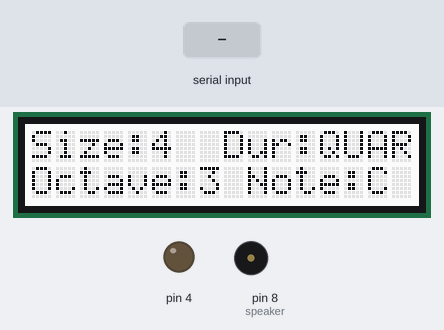
The sketch below on a simulated Arduino Uno, built with avr-gcc and run on an emulated ATmega328P. On the bench: 16×2 character LCD, output pins drawn as LEDs (lit = HIGH), buzzer (waves = sounding). Inputs (shaded band) come from the test bench.

Above: at 6.3 s.
6.4 s: "CHOOSE" received over Serial
At 7.9 s:
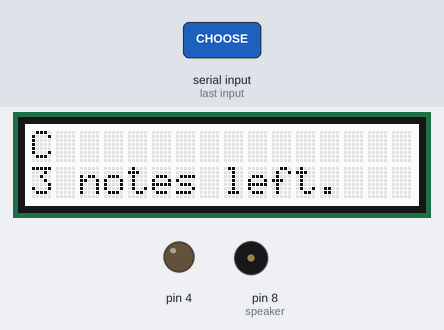
9.4 s: "ERASE" received over Serial
At 10.03 s:
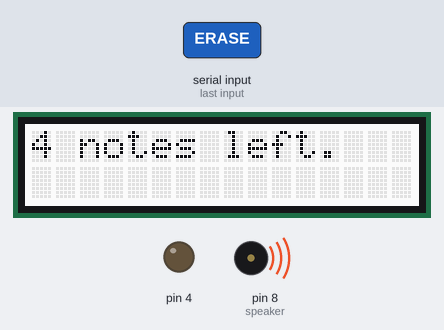
11.7 s: "REST" received over Serial
At 12.7 s:
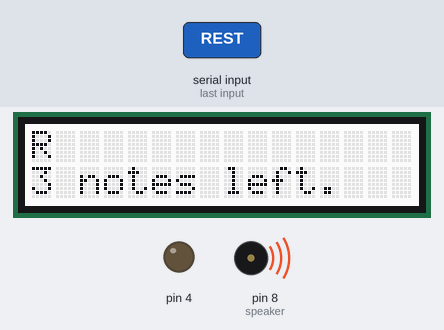
14.4 s: "EIGHTH" received over Serial
At 15.9 s:
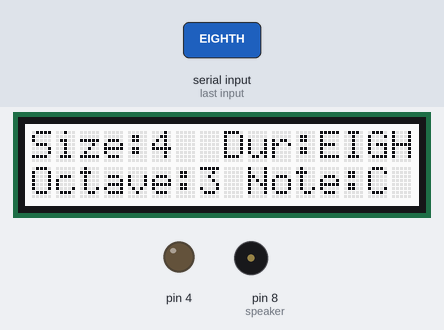
16.4 s: "F" received over Serial
At 17.6 s:
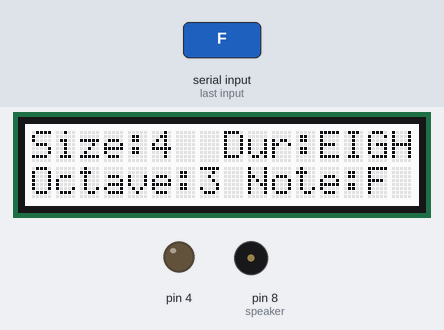
18.5 s: "QUARTER" received over Serial
At 20.2 s:
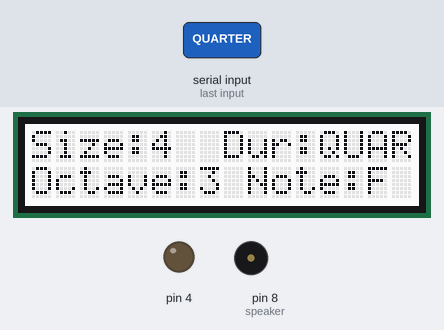
Timing chart, 0 to 21.7 s (numbered marks = the images above; inputs shaded):
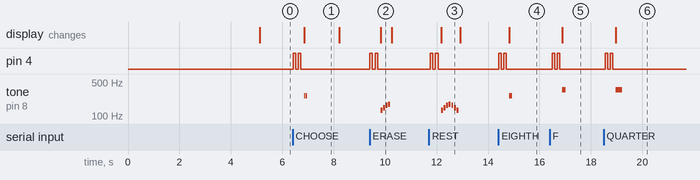

The sketch:

test1.ino
```cpp
#include <rgb_lcd.h>
#include <Wire.h>
#include "pitches.h"
rgb_lcd lcd;

const int reg[7][7] =  {{ NOTE_B0, NOTE_C1, NOTE_D1, NOTE_E1, NOTE_F1, NOTE_G1, NOTE_A1 },
                        { NOTE_B1, NOTE_C2, NOTE_D2, NOTE_E2, NOTE_F2, NOTE_G2, NOTE_A2 },
                        { NOTE_B2, NOTE_C3, NOTE_D3, NOTE_E3, NOTE_F3, NOTE_G3, NOTE_A3 },
                        { NOTE_B3, NOTE_C4, NOTE_D4, NOTE_E4, NOTE_F4, NOTE_G4, NOTE_A4 },
                        { NOTE_B4, NOTE_C5, NOTE_D5, NOTE_E5, NOTE_F5, NOTE_G5, NOTE_A5 },
                        { NOTE_B5, NOTE_C6, NOTE_D6, NOTE_E6, NOTE_F6, NOTE_G6, NOTE_A6 },
                        { NOTE_B6, NOTE_C7, NOTE_D7, NOTE_E7, NOTE_F7, NOTE_G7, NOTE_A7 }};

const int sharp[7][5] = {{ NOTE_CS1, NOTE_DS1, NOTE_FS1, NOTE_GS1, NOTE_AS1 },
                         { NOTE_CS2, NOTE_DS2, NOTE_FS2, NOTE_GS2, NOTE_AS2 },
                         { NOTE_CS3, NOTE_DS3, NOTE_FS3, NOTE_GS3, NOTE_AS3 },
                         { NOTE_CS4, NOTE_DS4, NOTE_FS4, NOTE_GS4, NOTE_AS4 },
                         { NOTE_CS5, NOTE_DS5, NOTE_FS5, NOTE_GS5, NOTE_AS5 },
                         { NOTE_CS6, NOTE_DS6, NOTE_FS6, NOTE_GS6, NOTE_AS6 },
                         { NOTE_CS7, NOTE_DS7, NOTE_FS7, NOTE_GS7, NOTE_AS7 }};

char myChar;
String myString = "";
int octave = 3;
int loopSize = 4;
int speaker = 8;
String duration = "QUARTER";
String currNote = "C";
int noteVal = NOTE_C3;
int durVal = 250;
int notes[100];
int dur[100];
int noteInd = 0;


void setup() {
  Serial.begin(9600);
  lcd.begin(16,2);
  lcd.setRGB(255, 255, 255);
  pinMode(4, OUTPUT);
  lcd.print("Vaughn's Music");
  lcd.setCursor(0,1);
  lcd.print("Box V 2.0");
  delay(5000); // need to replace with a cool intro song
  lcd.clear();
  lcd.setCursor(0,0);
  showValues();
}

void loop() {

  if (Serial.available() > 0) {
    digitalWrite(4, HIGH);
    delay(100);
    digitalWrite(4, LOW);
    delay(100);
    digitalWrite(4, HIGH);
    delay(100);
    digitalWrite(4, LOW);
    delay(100);
    while (Serial.available() > 0) { myString += char(Serial.read()); }
  }

  // process String
  //
  // eighth, quarter, half, full = durations
  // S1-30 = loopSize
  // O1-7 = octave
  // Regular notes: B, C, D, E, F, G, A
  // Sharp notes: #C, #D, #F, #G, #A
  // choose = choose button
  // listen = listen button

  // handle size input
  if (myString.charAt(0) == 'S') {
    loopSize = myString.substring(1).toInt(); updateSize(); myString = "";
    resetSong();
    playDiddy1(loopSize);
    noteInd = 0;
  }

  // handle octave input
  else if (myString.charAt(0) == 'O') {
    octave = int(myString.charAt(1)) - 48;
    updateOct(); listenTo(noteVal);
    myString = "";
  }

  // choose button
  else if (myString.equals("CHOOSE")) { addNote(0); myString = ""; }

  // quit button
  else if (myString.equals("QUIT")) { myString = ""; }

  // preview button
  else if (myString.equals("PREV")) { playLoopOnce(); myString = ""; }

  else if (myString.equals("ERASE")) { eraseNote(); myString = ""; }

  // rest button
  else if (myString.equals("REST")) { addNote(1); myString = ""; }

  else if (myString.equals("CLEAR")) { resetSong(); myString = ""; }

  // durations
  else if (myString.equals("EIGHTH") || myString.equals("QUARTER") || myString.equals("HALF") || myString.equals("FULL") || myString.equals("IXTH")) {
    duration = myString; updateDur(); listenTo(noteVal); myString = "";
  }

  // new note was chosen
  else { if (!myString.equals("") && myString.length() < 4) { currNote = myString; noteVal = getNote(currNote); updateNote(); listenTo(noteVal); myString = ""; }}

  delay(100);
}

void eraseNote() {
  if (noteInd == 0) { notes[0] = 0; dur[0] = 0; }
  else if (noteInd > 0) { notes[noteInd] = 0; dur[noteInd] = 0; noteInd--; }
  lcd.clear();
  lcd.setCursor(0,0);
  lcd.print(loopSize - noteInd);
  lcd.print(" notes left.");
  playDiddy2();
  lcd.clear();
  showValues();
}

// 0 for notes, 1 for rest
void addNote(int type) {
  if (type == 1) { notes[noteInd] = 0; }
  else { notes[noteInd] = noteVal; }
  dur[noteInd] = durVal;
  noteInd++;
  lcd.clear();
  lcd.setCursor(0,0);
  if (type == 1) { lcd.print("R"); }
  else { lcd.print(currNote); }
  lcd.setCursor(0,4);
  lcd.print(duration);
  lcd.setCursor(0,1);
  lcd.print(loopSize - noteInd);
  lcd.print(" notes left.");
  if (type == 1) { playDiddy3(); }
  else {
    tone(speaker, noteVal, 50);
    delay(75);
    tone(speaker, noteVal, 50);
    delay(1250);
  }
  if (noteInd >= loopSize) { playLoop(); }
  lcd.clear();
  showValues();
}

void updateDur() {
  lcd.setCursor(8,0);
  lcd.print("Dur:");
  lcd.print(duration.substring(0, 4));
  switch (duration.charAt(0)) {
    case 'E': durVal = 125; break;
    case 'Q': durVal = 250; break;
    case 'H': durVal = 500; break;
    case 'F': durVal = 1000; break;
    case 'I': durVal = 63; break;
  }
}

void playLoopOnce() {
  for (int i = 0; i < noteInd; i++) {
    if (notes[i] == 0) { delay(dur[i] * 1.3); }
    else { tone(speaker, notes[i], dur[i]); delay(dur[i] * 1.3); }
  }
}

void updateOct() {
  noteVal = getNote(currNote);
  lcd.setCursor(0,1);
  lcd.print("Octave:");
  lcd.print(octave);
}

void updateSize() {
  lcd.setCursor(0,0);
  lcd.print("Size:");
  lcd.print(loopSize);
  lcd.print(" ");
}
void updateNote() {
  lcd.setCursor(9, 1);
  lcd.print("Note:");
  lcd.print(currNote);
  lcd.print(" ");
}

void showValues() {
  updateDur();
  updateOct();
  updateSize();
  updateNote();
}

void playDiddy1(int amount) {
  for (int i = 0; i < amount; i++) {
    if (i % 4 == 0) tone(speaker, NOTE_C3, 75);
    else if (i % 4 == 1) tone(speaker, NOTE_F3, 75);
    else if (i % 4 == 2) tone(speaker, NOTE_E3, 75);
    else tone(speaker, NOTE_D3, 75);
    delay (100);
  }
}

void playDiddy2() {
  tone(speaker, NOTE_C3, 75); delay (100);
  tone(speaker, NOTE_D3, 75); delay (100);
  tone(speaker, NOTE_E3, 75); delay (100);
  tone(speaker, NOTE_F3, 75); delay (100);
}

void playDiddy3() {
  tone(speaker, NOTE_C3, 75); delay (100);
  tone(speaker, NOTE_D3, 75); delay (100);
  tone(speaker, NOTE_E3, 75); delay (100);
  tone(speaker, NOTE_F3, 75); delay (100);
  tone(speaker, NOTE_E3, 75); delay (100);
  tone(speaker, NOTE_D3, 75); delay (100);
  tone(speaker, NOTE_C3, 75); delay (100);
}

void listenTo(int note) { tone(speaker, note, durVal); delay(durVal * 1.3); }

int getNote(String note) {
  int index = 0;
  // sharp
  if (note.charAt(0) == '#') {
    switch (note.charAt(1)) {
      case 'C': index = 0; break;
      case 'D': index = 1; break;
      case 'F': index = 2; break;
      case 'G': index = 3; break;
      case 'A': index = 4; break;
    }
    return sharp[octave][index];
  }
  // non-sharp
  else {
    switch (note.charAt(0)) {
      case 'B': index = 0; break;
      case 'C': index = 1; break;
      case 'D': index = 2; break;
      case 'E': index = 3; break;
      case 'F': index = 4; break;
      case 'G': index = 5; break;
      case 'A': index = 6; break;
    }
    return reg[octave][index];
  }
}

bool checkQuit() {
  String temp = "";
  if (Serial.available() > 0) { while (Serial.available() > 0) { temp += char(Serial.read()); }}
  if (temp.equals("QUIT") || temp.equals("CLEAR")) { return true; }
  return false;
}

void playLoop() {
  while(!checkQuit()) {
    lcd.clear();
    lcd.setCursor(0,0);
    lcd.print("Enjoy the music!");
    lcd.setCursor(0,1);
    for (int i = 0; i < loopSize; i++) {
      if (notes[i] == 0) { delay(dur[i] * 1.3); }
      else { tone(speaker, notes[i], dur[i]); delay(dur[i] * 1.3); }
      lcd.print("-");
      if (i == 15) {
        lcd.clear();
        lcd.setCursor(0,0);
        lcd.print("Enjoy the music!");
        lcd.setCursor(0,1);
      }
    }
  }
  noteInd = 0;
  lcd.clear();
  showValues();
  resetSong();
}

void resetSong() { noteInd = 0; for (int i = 0; i < 30; i++) { notes[i] = 0; dur[i] = 0; }}
```

pitches.h
```cpp
/*************************************************
* Public Constants
*************************************************/
// 89 notes, 0-1023
#define NOTE_B0 31
#define NOTE_C1 33
#define NOTE_CS1 35
#define NOTE_D1 37
#define NOTE_DS1 39
#define NOTE_E1 41
#define NOTE_F1 44
#define NOTE_FS1 46
#define NOTE_G1 49
#define NOTE_GS1 52
#define NOTE_A1 55
#define NOTE_AS1 58
#define NOTE_B1 62
#define NOTE_C2 65
#define NOTE_CS2 69
#define NOTE_D2 73
#define NOTE_DS2 78
#define NOTE_E2 82
#define NOTE_F2 87
#define NOTE_FS2 93
#define NOTE_G2 98
#define NOTE_GS2 104
#define NOTE_A2 110
#define NOTE_AS2 117
#define NOTE_B2 123
#define NOTE_C3 131
#define NOTE_CS3 139
#define NOTE_D3 147
#define NOTE_DS3 156
#define NOTE_E3 165
#define NOTE_F3 175
#define NOTE_FS3 185
#define NOTE_G3 196
#define NOTE_GS3 208
#define NOTE_A3 220
#define NOTE_AS3 233
#define NOTE_B3 247
#define NOTE_C4 262
#define NOTE_CS4 277
#define NOTE_D4 294
#define NOTE_DS4 311
#define NOTE_E4 330
#define NOTE_F4 349
#define NOTE_FS4 370
#define NOTE_G4 392
#define NOTE_GS4 415
#define NOTE_A4 440
#define NOTE_AS4 466
#define NOTE_B4 494
#define NOTE_C5 523
#define NOTE_CS5 554
#define NOTE_D5 587
#define NOTE_DS5 622
#define NOTE_E5 659
#define NOTE_F5 698
#define NOTE_FS5 740
#define NOTE_G5 784
#define NOTE_GS5 831
#define NOTE_A5 880
#define NOTE_AS5 932
#define NOTE_B5 988
#define NOTE_C6 1047
#define NOTE_CS6 1109
#define NOTE_D6 1175
#define NOTE_DS6 1245
#define NOTE_E6 1319
#define NOTE_F6 1397
#define NOTE_FS6 1480
#define NOTE_G6 1568
#define NOTE_GS6 1661
#define NOTE_A6 1760
#define NOTE_AS6 1865
#define NOTE_B6 1976
#define NOTE_C7 2093
#define NOTE_CS7 2217
#define NOTE_D7 2349
#define NOTE_DS7 2489
#define NOTE_E7 2637
#define NOTE_F7 2794
#define NOTE_FS7 2960
#define NOTE_G7 3136
#define NOTE_GS7 3322
#define NOTE_A7 3520
#define NOTE_AS7 3729
#define NOTE_B7 3951
#define NOTE_C8 4186
#define NOTE_CS8 4435
#define NOTE_D8 4699
#define NOTE_DS8 4978
```

Measured:
- after the input at 6.4 s, pin 4: alternates HIGH for 0.10 s and LOW for 0.10 s, 4 changes in all, then stays LOW, starting at once; tone on pin 8 (speaker): alternates 262 Hz for 0.05 s and silent for 0.03 s, 4 changes in all, then stays silent, starting after 0.45 s; the display: changes after 0.45 s (image 1)
- after the input at 9.4 s, pin 4: alternates HIGH for 0.10 s and LOW for 0.10 s, 4 changes in all, then stays LOW, starting at once; tone on pin 8 (speaker): plays 131 Hz for 0.08 s, 147 Hz for 0.08 s, 165 Hz for 0.08 s, 175 Hz for 0.08 s, starting after 0.42 s; the display: changes after 0.42 s (image 2)
- after the input at 11.7 s, pin 4: alternates HIGH for 0.10 s and LOW for 0.10 s, 4 changes in all, then stays LOW, starting after 0.06 s; tone on pin 8 (speaker): plays 131 Hz for 0.08 s, 147 Hz for 0.08 s, 165 Hz for 0.08 s, 175 Hz for 0.08 s, 165 Hz for 0.08 s, 147 Hz for 0.08 s … (7 notes in this stretch), starting after 0.48 s
- after the input at 14.4 s, pin 4: alternates HIGH for 0.10 s and LOW for 0.10 s, 4 changes in all, then stays LOW, starting at once; tone on pin 8 (speaker): silent → 262 Hz after 0.43 s, → silent 0.13 s later; the display: changes after 0.43 s (image 4)
- after the input at 16.4 s, pin 4: alternates HIGH for 0.10 s and LOW for 0.10 s, 4 changes in all, then stays LOW, starting after 0.09 s; tone on pin 8 (speaker): silent → 349 Hz after 0.50 s, → silent 0.13 s later; the display: changes after 0.50 s (image 5)
- after the input at 18.5 s, pin 4: alternates HIGH for 0.10 s and LOW for 0.10 s, 4 changes in all, then stays LOW, starting after 0.06 s; tone on pin 8 (speaker): silent → 349 Hz after 0.47 s, → silent 0.25 s later; the display: changes after 0.47 s (image 6)
- what the display in image 1 shows lasts 1.4 s, from 6.8 s to 8.2 s
